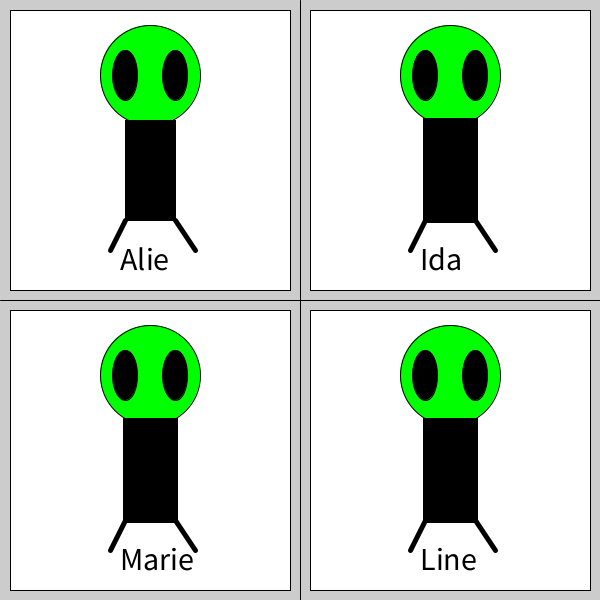
Frame 1 (no input)
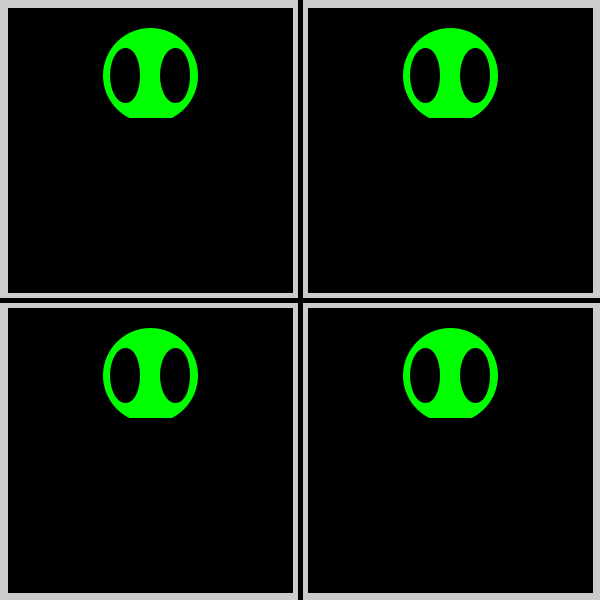
Frame 2 (the mouse pressed at the canvas centre, redrawn once)

The Processing sketch that drew these frames (run headless with seeded random() and noise(); the mouse was pressed at the canvas centre and the sketch redrawn once):

// Processing sketch: Alien
// ── Alien.pde
void setup(){
  size (600,600);
  noLoop();
}

void draw(){

  // make frame behind alien
  frameFunction(0,0);
  frameFunction(300,0);
  
  frameFunction(0,300);
  frameFunction(300,300);
  
  //divide screen i four squares
  line(300,0,300,600);//vertical line
  line (0,300,600,300); //Horizontal line
  

hoved(0,0);
hoved(300,0);
hoved(0,300);  
hoved(300,300);

krop(0,0);
krop(300,0);
krop(0,300);
krop(300,300);


text(0,0,"Alie");
text(300,0,"Ida");
text(0,300,"Marie");
text(300,300,"Line");

}

void frameFunction(int x, int y ){
  rect(10+x,10+y,280,280);

}




// d) 

//hoved

void hoved(int x,int y){
  fill(0,255,0);
  circle(150 + x,75 + y,100);
  
  fill(0,0,0);
  ellipse(125 + x, 75 + y, 25, 50);
  ellipse(175 + x, 75 + y, 25, 50);
}


void krop(int x,int y){
  fill(0,0,0);
  rect(125 + x,120 + y,50,100); 
  
   strokeWeight(5);
  line(125 + x,220 + y,110 + x,250 + y);
  line(175 + x,220 + y,195 + x,250 + y);
  
}

void text(int x,int y,String navn){
 textSize(32);
  text(navn, 120 + x, 270 + y); 
  
}
